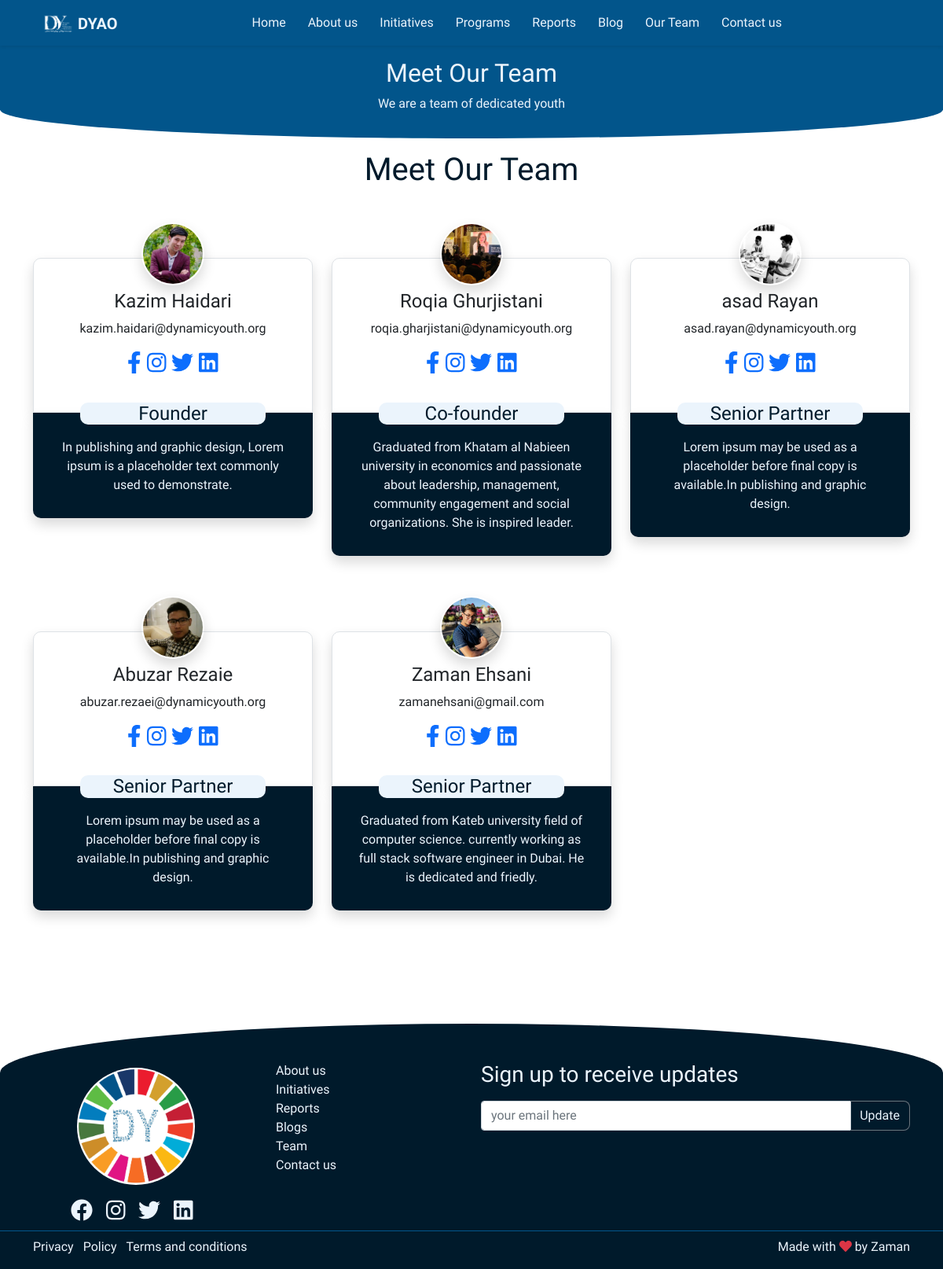
The app's page /team with its own data.
### website/models.py (models this page shows, shortened)
class Member(models.Model):
    first_name = models.CharField(max_length=200)
    last_name = models.CharField(max_length=200)
    email = models.EmailField()
    position = models.CharField(max_length=200)
    bio = models.TextField(null=True, blank=True)
    date_joined = models.DateField(null=True, blank=True)
    facebook = models.URLField(null=True, blank=True)
    instagram = models.URLField(null=True, blank=True)
    twitter = models.URLField(null=True, blank=True)
    linkedin = models.URLField(null=True, blank=True)
    whatsapp  = models.IntegerField(null=True, blank=True)
    photo = models.ImageField(default = 'default.png', upload_to="member_profile_pics")

### website/views.py (the view)
# urls.py: path("team", MemberViewList.as_view(), name="team"),
class MemberViewList(ListView):
    model = Member
    context_object_name = 'objects'
    template_name = 'team.html'

### templates/team.html (shortened to what this page needs)
{% extends 'base.html' %}
{% load static %}
{% block content %}
<div class="base-section anim-down">
    <div class="container">
       <div class="row">
           <div class="col-sm text-center">
               <h2>Meet Our Team </h2>
            <article>We are a team of dedicated youth</article>
           </div>
       </div>
    </div>
</div>
<div class="team-section" style="background-color: white;">
    <div class="container pt-3">
        <h1 class="text-center " style="color: #001a2b;">Meet Our Team</h1>
        <div class="row">
            {% for object in objects %}
            <div class="col-sm col-lg-4">
                <div class="card text-center">
                    <div class="">
                        <img src="{{ object.photo.url }}" class="rounded-circle shadow" style="padding: 2px;" alt="Profile">
                    </div>
                    <div class="card-outer shadow border p-2">
                        <div class="card inside-card">
                            <div class="card-body pb-0">
                                <h4 class="card-title pt-3">{{ object.first_name }} {{object.last_name}}</h4>
                                <p class="">{{object.email}}</p>
                                <div class="container">
                                    <h3>
                                        <a href="{{object.facebook}}" target="_blank"><i class="fab fa-facebook-f mr-3 "></i></a>
                                        <a href="{{object.instagram}}" target="_blank"><i class="fab fa-instagram  mr-3 "></i></a>
                                        <a href="{{object.twitter}}" target="_blank"><i class="fab fa-twitter    mr-3 "></i></a>
                                        <a href="{{object.linkedin}}" target="_blank"><i class="fab fa-linkedin   mr-3 "></i></a>
                                    </h3>
                                </div>
                            </div>
                        </div>
                        <div class="position">
                            <h4>{{object.position}}</h4>
                        </div>
                    </div>
                    <div class="card-footer shadow p-2">
                    <div class="card-footer-body">
                        <p class="card-text">{{object.bio}}  </p>
                    </div>
                    </div>
                </div>
            </div>
            {% endfor %}
        </div>
    </div>
</div>
{% endblock content %}

### records on screen
Member: photo (picture), first_name "Kazim", last_name "Haidari", email "kazim.haidari@dynamicyouth.org", position "Founder", bio "In publishing and graphic design, Lorem ipsum is a placeholder text commonly used to demonstrate."
Member: photo (picture), first_name "Roqia", last_name "Ghurjistani", email "roqia.gharjistani@dynamicyouth.org", position "Co-founder", bio "Graduated from Khatam al Nabieen university in economics and passionate about leadership, management, community engagement and social organizations. She is inspired leader."
Member: photo (picture), first_name "asad", last_name "Rayan", email "asad.rayan@dynamicyouth.org", position "Senior Partner", bio "Lorem ipsum may be used as a placeholder before final copy is available.In publishing and graphic design."
Member: photo (picture), first_name "Abuzar", last_name "Rezaie", email "abuzar.rezaei@dynamicyouth.org", position "Senior Partner", bio "Lorem ipsum may be used as a placeholder before final copy is available.In publishing and graphic design."
Member: photo (placeholder picture), first_name "Zaman", last_name "Ehsani", email "zamanehsani@gmail.com", position "Senior Partner", bio "Graduated from Kateb university field of computer science. currently working as full stack software engineer in Dubai. He is dedicated and friedly."
